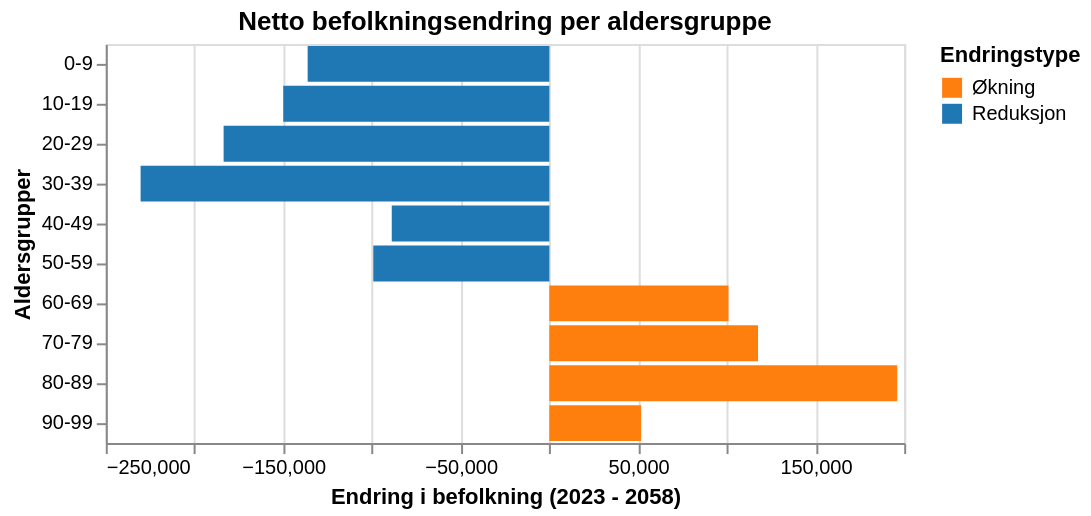

Write notebook code for a chart like this one.
### Code cell
# 3. Difference Chart
grouped_data['diff'] = grouped_data['pop_2058'] - grouped_data['pop_2023']
grouped_data['change_type'] = grouped_data['diff'].apply(lambda x: 'Økning' if x > 0 else 'Reduksjon')

diff_chart = alt.Chart(grouped_data).mark_bar().encode(
    x=alt.X('diff:Q', title='Endring i befolkning (2023 - 2058)'),
    y=alt.Y('alder_bins:N', sort=age_order, title='Aldersgrupper'),
    color=alt.Color('change_type:N', scale=alt.Scale(domain=['Økning', 'Reduksjon'], range=[colors_tfr[1], colors_tfr[0]]), title='Endringstype'),
    tooltip=['alder_bins', 'diff']
).properties(
    title='Netto befolkningsendring per aldersgruppe',
    width=400
).interactive()

# Display both
(diff_chart)

### Figure 1 — Vega-Lite specification as saved in the notebook (floating-point values rounded to 4 significant figures)
{"config": {"view": {"continuousWidth": 300, "continuousHeight": 300}}, "data": {"name": "data-115307f00680a61b45d6e28178ee29f0"}, "mark": {"type": "bar"}, "encoding": {"color": {"field": "change_type", "scale": {"domain": ["Økning", "Reduksjon"], "range": ["#ff7f0e", "#1f77b4"]}, "title": "Endringstype", "type": "nominal"}, "tooltip": [{"field": "alder_bins", "type": "ordinal"}, {"field": "diff", "type": "quantitative"}], "x": {"field": "diff", "title": "Endring i befolkning (2023 - 2058)", "type": "quantitative"}, "y": {"field": "alder_bins", "sort": ["0-9", "10-19", "20-29", "30-39", "40-49", "50-59", "60-69", "70-79", "80-89", "90-99"], "title": "Aldersgrupper", "type": "nominal"}}, "params": [{"name": "param_1e9efca18e7a2868", "select": {"type": "interval", "encodings": ["x", "y"]}, "bind": "scales"}], "title": "Netto befolkningsendring per aldersgruppe", "width": 400, "$schema": "https://vega.github.io/schema/vega-lite/v6.1.0.json", "datasets": {"data-115307f00680a61b45d6e28178ee29f0": [{"alder_bins": "0-9", "pop_2023": 584400.0, "pop_2058": 448200.0, "diff": -136200.0, "change_type": "Reduksjon"}, {"alder_bins": "10-19", "pop_2023": 657000.0, "pop_2058": 507100.0, "diff": -150000.0, "change_type": "Reduksjon"}, {"alder_bins": "20-29", "pop_2023": 702200.0, "pop_2058": 518600.0, "diff": -183600.0, "change_type": "Reduksjon"}, {"alder_bins": "30-39", "pop_2023": 765300.0, "pop_2058": 534900.0, "diff": -230400.0, "change_type": "Reduksjon"}, {"alder_bins": "40-49", "pop_2023": 715800.0, "pop_2058": 627000.0, "diff": -88820.0, "change_type": "Reduksjon"}, {"alder_bins": "50-59", "pop_2023": 736700.0, "pop_2058": 637500.0, "diff": -99230.0, "change_type": "Reduksjon"}, {"alder_bins": "60-69", "pop_2023": 604800.0, "pop_2058": 705700.0, "diff": 101000.0, "change_type": "Økning"}, {"alder_bins": "70-79", "pop_2023": 476400.0, "pop_2058": 594000.0, "diff": 117600.0, "change_type": "Økning"}, {"alder_bins": "80-89", "pop_2023": 200400.0, "pop_2058": 396500.0, "diff": 196100.0, "change_type": "Økning"}, {"alder_bins": "90-99", "pop_2023": 44710.0, "pop_2058": 96440.0, "diff": 51740.0, "change_type": "Økning"}]}}
